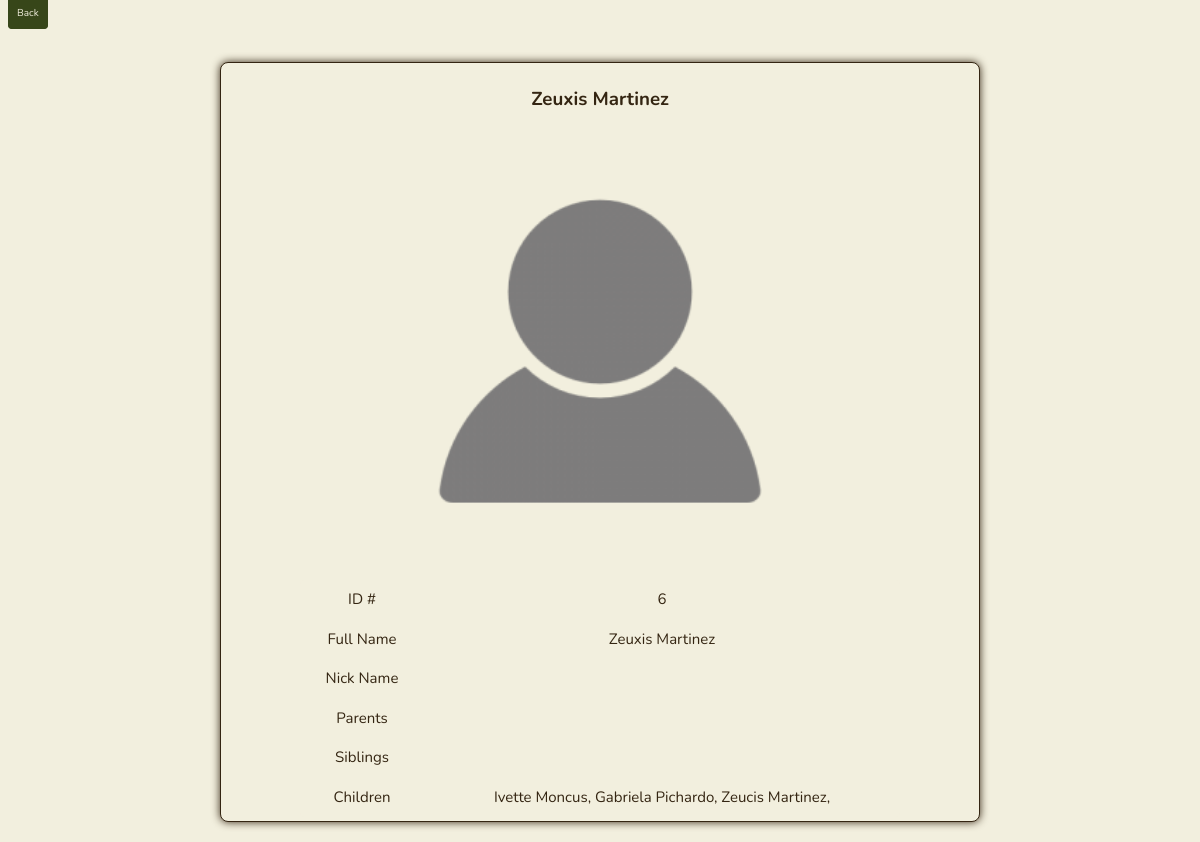
Before: /big_card/6 with the older database file.
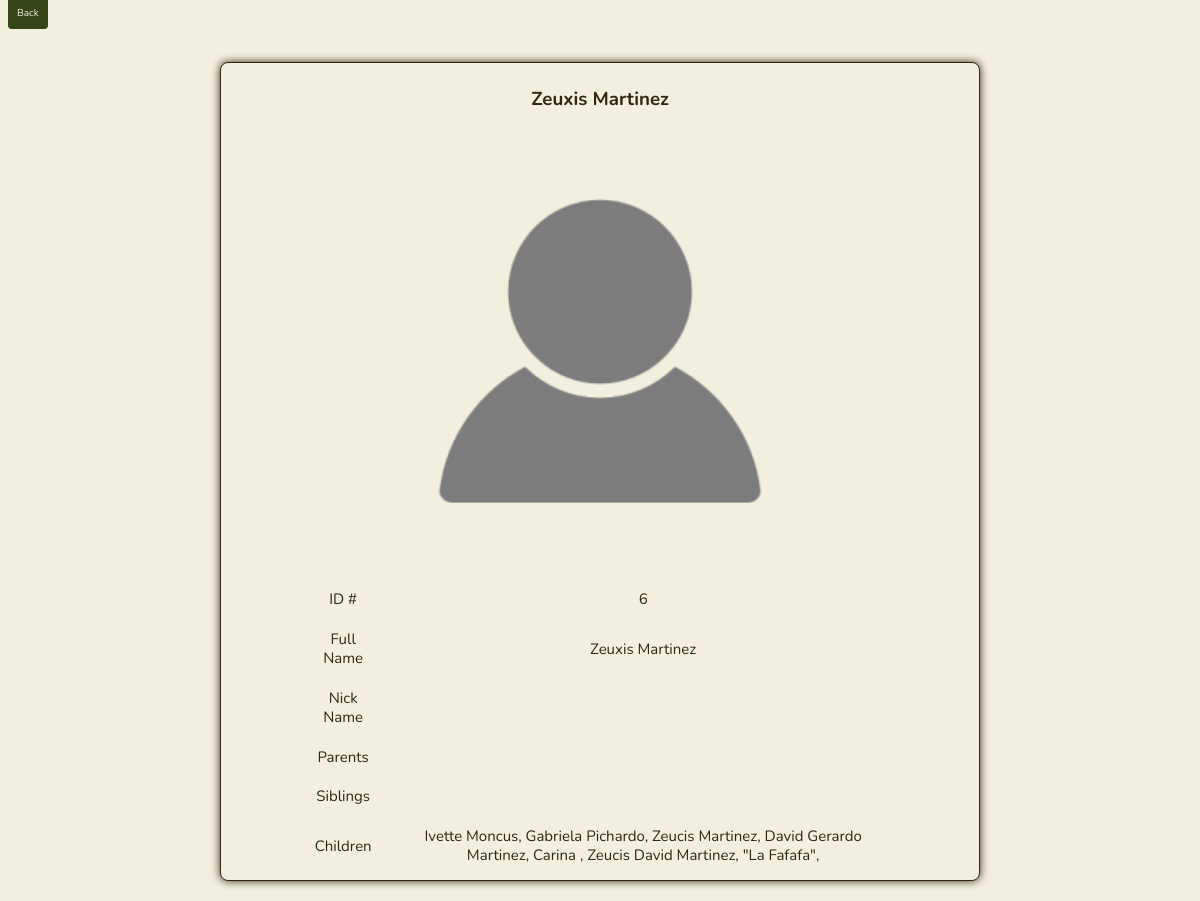
After: the same page with the newer database file.
### app.py (models this page shows, shortened)
class Person(db.Model):
    id = db.Column(db.Integer, primary_key=True)
    first_name = db.Column(db.String(200), nullable=False)
    last_name = db.Column(db.String(200), nullable=False)
    middle_name = db.Column(db.String(200), nullable=False, default='')
    nick_name = db.Column(db.String(200), nullable=False, default='')
    date_created = db.Column(db.DateTime, default=datetime.utcnow)
    parents = db.relationship('Person',
                              secondary = person_parent_association,
                              primaryjoin = id == person_parent_association.c.person_id,
                              secondaryjoin = id == person_parent_association.c.parent_id,
                              backref = db.backref('children', lazy='select'))
    siblings = db.relationship('Person',
                              secondary = sibling_association,
                              primaryjoin = id == sibling_association.c.left_id,
                              secondaryjoin = id == sibling_association.c.right_id,
                              back_populates = 'siblings',
                              lazy='select')

### app.py (the view)
@app.route('/big_card/<int:id>', methods=['POST', 'GET'])
def big_card(id):
    person = Person.query.get_or_404(id)
    if request.method == 'POST':
        return redirect('/')
    else:
        return render_template('big_card.html', person=person)

### templates/big_card.html (shortened to what this page needs)
{% extends 'base.html' %}
{% block body %}
<div class="" id="full-card-focus-page">
    <a class="btn" id='back_to_tree' href="/">Back</a>
    <div class='card-focus-page' id="main-content">
        <div class="card-focus-container">
            <div class="card-focus">
                <div class="card-focus-content">
                    {% if person.nick_name == "" %}
                    <h3>{{person.first_name}} {{person.last_name}}</h3>
                    {% else %}
                    <h3>{{person.nick_name}} {{person.last_name}}</h3>
                    {% endif %}
                    <img src="{{ url_for('static', filename='logos/empty-prof-pic.png') }}" alt="Profile Picture">
                    <table class="borderless" id="info-table">
                        <tr>
                            <td>ID #</td>
                            <td>{{ person.id }}</td>
                        </tr>
                        <tr>
                            <td>Full Name</td>
                            <td>{{ person.first_name }} {{ person.middle_name }} {{ person.last_name }}</td>
                        </tr>
                        <tr>
                            <td>Nick Name</td>
                            <td>{{ person.nick_name }}</td>
                        </tr>
                        <tr>
                            <td>Parents</td>
                            <td>
                            </td>
                        </tr>
                        <tr>
                            <td>Siblings</td>
                            <td>
                            </td>
                        </tr>
                        <tr>
                            <td>Children</td>
                            <td>
                                {% for person in person.children %}
                                {{ person.first_name }} {{ person.middle_name }} {{ person.last_name }},
                                {% endfor %}
                            </td>
                        </tr>
                    </table>
                </div>
            </div>
        </div>
    </div>
</div>
{% endblock %}

Changed rows visible on the page:
added Person: first_name "David", middle_name "Gerardo", last_name "Martinez"
added Person: first_name "Carina"
added Person: first_name "Zeucis", middle_name "David", last_name "Martinez"
added Person: last_name "\"La Fafafa\""
